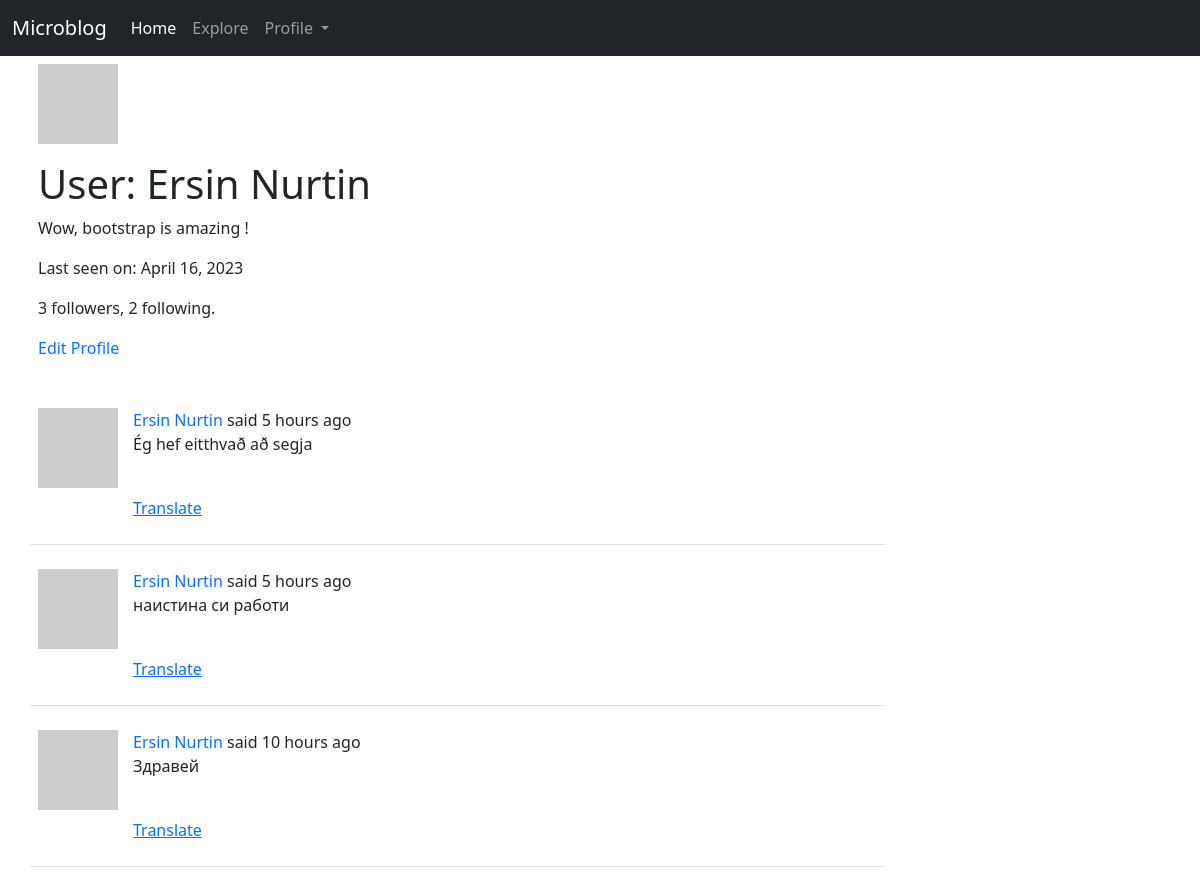
The page /user/Ersin Nurtin (signed in, upper part) on the database as committed earlier.
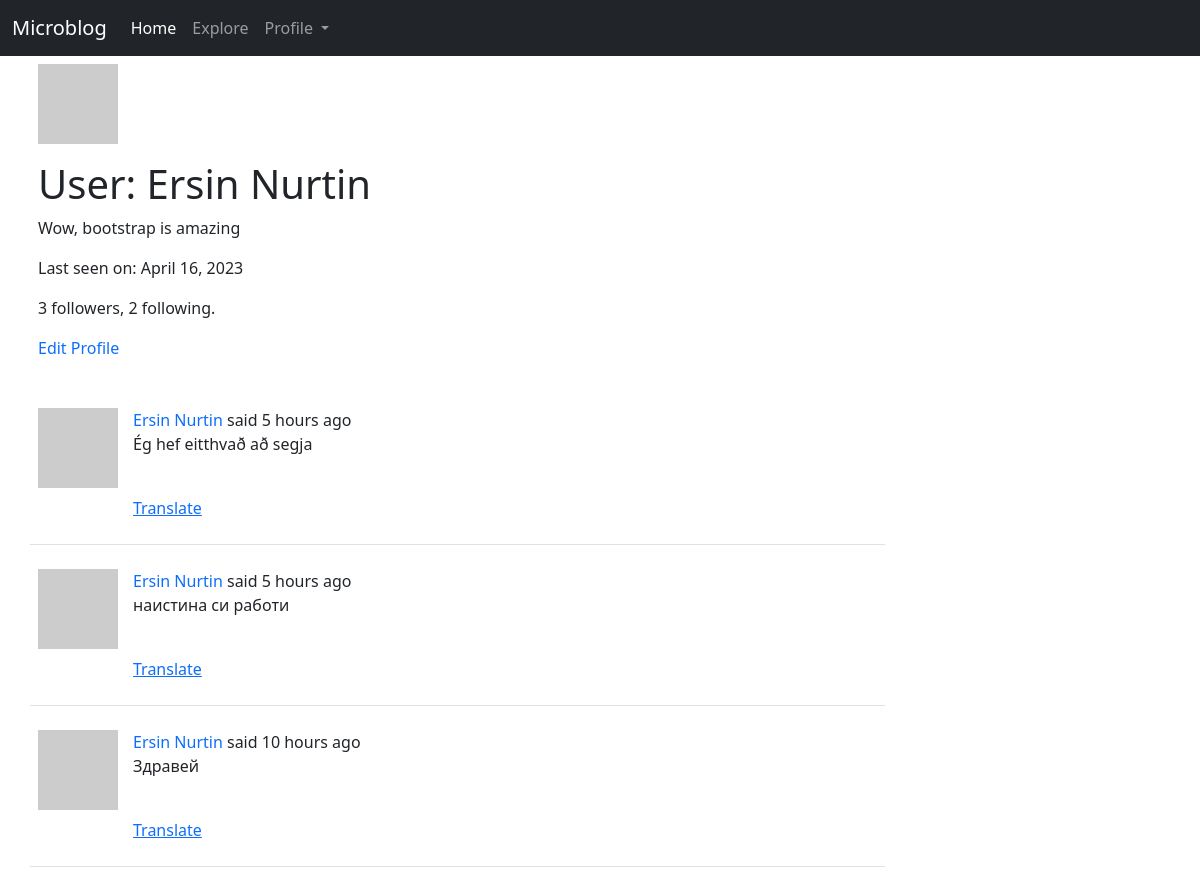
The same page on the database as committed later.
### app/models.py (models this page shows, shortened)
class User(UserMixin, db.Model):
	id = db.Column(db.Integer, primary_key=True)
	username = db.Column(db.String(64), index=True, unique=True)
	email = db.Column(db.String(120), index=True, unique=True)
	password_hash = db.Column(db.String(128))
	about_me = db.Column(db.String(140))
	last_seen = db.Column(db.DateTime, default=datetime.utcnow())
	posts = db.relationship('Post', backref='author', lazy='dynamic')
	followed = db.relationship(
		'User', secondary=followers,
		primaryjoin=(followers.c.follower_id == id),
		secondaryjoin=(followers.c.followed_id == id),
		backref=db.backref('followers', lazy='dynamic'), lazy='dynamic')
	def avatar(self, size):
		digest = md5(self.email.lower().encode('utf-8')).hexdigest()
		return f"https://www.gravatar.com/avatar/{digest}?d=identicon&s={size}"

class Post(db.Model):
	id = db.Column(db.Integer, primary_key=True)
	body = db.Column(db.String(140))
	timestamp = db.Column(db.DateTime, index=True, default=datetime.utcnow)
	user_id = db.Column(db.Integer, db.ForeignKey('user.id'))
	language = db.Column(db.String(5))

### app/main/routes.py (the view)
@bp.route('/user/<username>')
@login_required
def user(username):
	user_ = User.query.filter_by(username=username).first_or_404()
	form = EmptyForm()
	page = request.args.get('page', 1, type=int)
	posts = user_.posts.order_by(Post.timestamp.desc()).paginate(
		page=page, per_page=current_app.config['POSTS_PER_PAGE'], error_out=False)
	next_url = url_for('main.user', username=user_.username, page=posts.next_num) if posts.has_next else '#'
	prev_url = url_for('main.user', username=user_.username, page=posts.prev_num) if posts.has_prev else '#'
	return render_template('user.html', user=user_, posts=posts.items, form=form, next_url=next_url, prev_url=prev_url)

### app/__init__.py (called while the page is built)
def get_locale():
	user = getattr(g, 'user', None)
	if user is not None:
		return user.locale
	return request.accept_languages.best_match(current_app.config['LANGUAGES'])

### app/main/routes.py (called while the page is built)
@bp.before_request
def before_request():
	if current_user.is_authenticated:
		current_user.last_seen = datetime.utcnow()
		db.session.commit()
		g.locale = str(get_locale())

### app/models.py (called while the page is built)
@login.user_loader
def load_user(user_id):
	return User.query.get(int(user_id))

### app/templates/user.html (shortened to what this page needs)
{% extends "layout.html" %}
{% block content %}
<div class="container">
    <table class="table table-borderless">
        <tr class="row">
            <td>
                <img src="{{ user.avatar(128) }}" alt="user image"/>
            </td>
            <td>
                <h1>{{ _('User') }}: {{ user.username }}</h1>
                {% if user.about_me %}<p>{{ user.about_me }}</p>{% endif %}
                {% if user.last_seen %}<p>{{ _('Last seen on') }}: {{ moment(user.last_seen).format('LL') }}</p>{% endif %}
                <p>{{ user.followers.count() }} {{ _('followers') }}, {{ user.followed.count() }} {{ _('following') }}.</p>
                {% if user == current_user %}
                <p><a style="text-decoration: none" href="{{ url_for('main.edit_profile') }}">{{ _('Edit Profile') }}</a></p>
                {% else %}
                <p>
                    <form action="{{ url_for('unfollow', username=user.username) }}" method="post">
                        {{ form.hidden_tag() }}
                        {{ form.submit(class_='btn btn-secondary', value='Unfollow') }}
                    </form>
                {% endif %}
            </td>
        </tr>
    </table>
</div>
    {% for post in posts %}
        {% include '_post.html' %}
    {% endfor %}
{% endblock content %}

### app/templates/layout.html (shortened to what this page needs)
<!DOCTYPE html>
<html lang="en">
  <head>
      <link href="https://cdn.jsdelivr.net/npm/bootstrap@5.1.3/dist/css/bootstrap.min.css" rel="stylesheet">
  </head>
  <body>
    <nav class="navbar navbar-expand-lg navbar-dark bg-dark">
      <div class="container-fluid">
        <a class="navbar-brand" href="{{ url_for('main.index') }}">Microblog</a>
        <div class="collapse navbar-collapse" id="navbarSupportedContent">
          <ul class="navbar-nav me-auto mb-2 mb-lg-0">
            <li class="nav-item">
              <a class="nav-link active" aria-current="page" href="{{ url_for('main.index') }}">{{ _('Home') }}</a>
            </li>
            {% if current_user.is_anonymous %}
            <li class="nav-item">
              <a class="nav-link" href="{{ url_for('main.explore') }}">{{ _('Explore') }}</a>
            </li>
            <li class="nav-item">
              <a class="nav-link" href="{{ url_for('auth.login') }}">{{ _('Login') }}</a>
            </li>
            {% else %}
            <li class="nav-item">
              <a class="nav-link" href="{{ url_for('main.explore') }}">{{ _('Explore') }}</a>
            </li>
            <li class="nav-item dropdown">
              <a class="nav-link dropdown-toggle" href="{{ url_for('main.user', username=current_user.username) }}" id="navbarDropdown" role="button" data-bs-toggle="dropdown" aria-expanded="false">
                {{ _('Profile') }}
              </a>
            </li>
            {% endif %}
          </ul>
        </div>
      </div>
    </nav>
    {% block content %} {% endblock content %}
  </body>
</html>

### app/templates/_post.html (shortened to what this page needs)
<div class="container">
    <table class="table table-hover">
      <tr class="row">
        <td class="col-1"><a href="{{ url_for('main.user', username=post.author.username) }}"><img src=" {{ post.author.avatar(70) }}" alt="user image"/></a>
        <td class="col-8">
          {{ _('%(username)s said %(when)s', username=user_link, when=moment(post.timestamp).fromNow()) }}
          <br>
          <p class="text-body"><span id="post{{ post.id }}">{{ post.body }}</span></p>
          {% if post.language and post.language != g.locale %}
            <br>
                <p><span id="translation{{ post.id }}">
                    <a href="javascript:translate(
                                '#post{{ post.id }}',
                                '#translation{{ post.id }}',
                                '{{ post.language }}',
                                '{{ g.locale }}');">{{ _('Translate') }}</a>
                </span></p>
          {% endif %}
        </td>
      </tr>
    </table>
</div>

Rows that differ between the two databases and show on the page:
changed User "Ersin Nurtin": about_me "Wow, bootstrap is amazing !" → "Wow, bootstrap is amazing"
